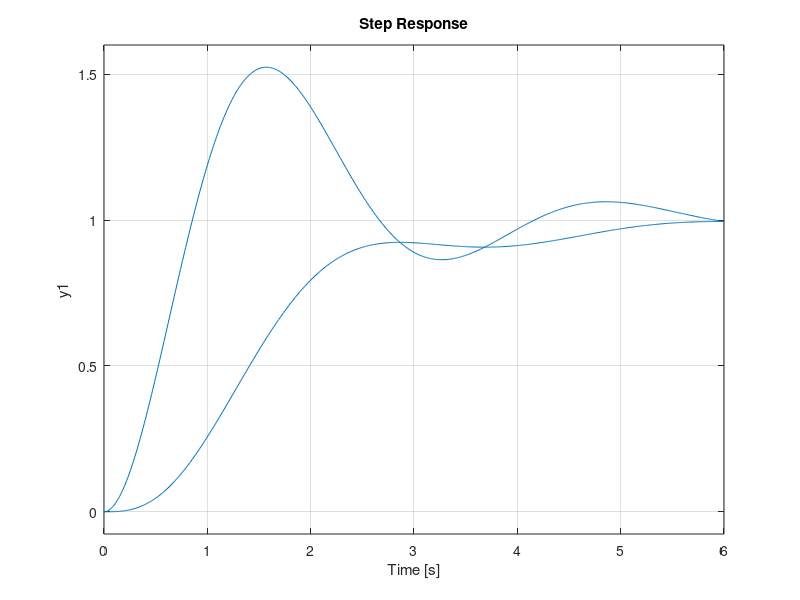

Write MATLAB code to recreate this figure. (Note: this script raises an error after producing the figure.)
%% Servo & Tracking II: Two-Degree-of-Freedom Control
% *Shaping the command response without touching the disturbance response.*
%
% A single feedback controller (1-DOF) has to do two jobs at once: reject
% disturbances and follow the reference. Tuning it aggressively for
% disturbance rejection often leaves an overshooting command response. A
% *two-degree-of-freedom* design adds a *prefilter* on the reference,
% decoupling the two jobs. In this tutorial you will:
%
% * see a 1-DOF loop overshoot on a step command,
% * add a reference prefilter that cancels the offending closed-loop zero, and
% * confirm the disturbance response is unchanged (before/after).
%
% Builds on |PID Controllers/Intro.m|. Run with |publish('TwoDOF.m')|.

%% Plant and feedback controller
% Plant $G(s)=\dfrac{1}{s(s+2)}$ with a PI controller tuned for disturbance
% rejection. The PI zero ends up in the closed-loop transfer function and
% causes command overshoot.
G  = tf(1,[1 2 0]);
Kp = 5;  Ki = 3;
C  = pid(Kp,Ki);                 % (5s+3)/s, zero at s = -Ki/Kp = -0.6
T  = feedback(C*G,1);            % reference -> output (1-DOF)

%% The prefilter (the second degree of freedom)
% A unity-DC prefilter with a pole at the controller-zero location cancels
% that zero from the *command* path only.
z = Ki/Kp;                       % 0.6
F = tf(z,[1 z]);                 % reference prefilter
T_2dof = F*T;                    % reference -> output (2-DOF)

%% Command response: before vs. after
t = 0:0.01:6;
figure
step(T, t)
hold on
step(T_2dof, t)
yline(1,'k:','HandleVisibility','off')
hold off
grid on
legend('1-DOF (feedback only)','2-DOF (with prefilter)','Interpreter','latex','FontSize',12)
title('Command Response: the Prefilter Removes the Overshoot','Interpreter','latex','FontSize',15)
ylabel('$y$','Interpreter','latex','FontSize',16); set(get(gca,'YLabel'),'Rotation',0)
xlabel('$t$ (s)','Interpreter','latex','FontSize',16)
fprintf('Command overshoot -- 1-DOF: %.1f%%, 2-DOF: %.1f%%\n', ...
    stepinfo(T).Overshoot, stepinfo(T_2dof).Overshoot)

%% What did NOT change: the disturbance response
% The prefilter only touches the reference, so disturbance rejection -- the
% job the feedback was actually tuned for -- is *identical* in both designs.
Td = feedback(G, C);             % input disturbance -> output
figure
step(Td, t)
grid on
title('Disturbance Response Is Unchanged by the Prefilter','Interpreter','latex','FontSize',15)
ylabel('$y$','Interpreter','latex','FontSize',16); set(get(gca,'YLabel'),'Rotation',0)
xlabel('$t$ (s)','Interpreter','latex','FontSize',16)

%% Try it yourself
% * Detune the prefilter pole away from |z| and notice the overshoot creep
%   back -- the cancellation is what flattens the command response.
% * Make the PI more aggressive (raise |Ki|) and watch the disturbance
%   response improve while the prefilter keeps the command smooth.
